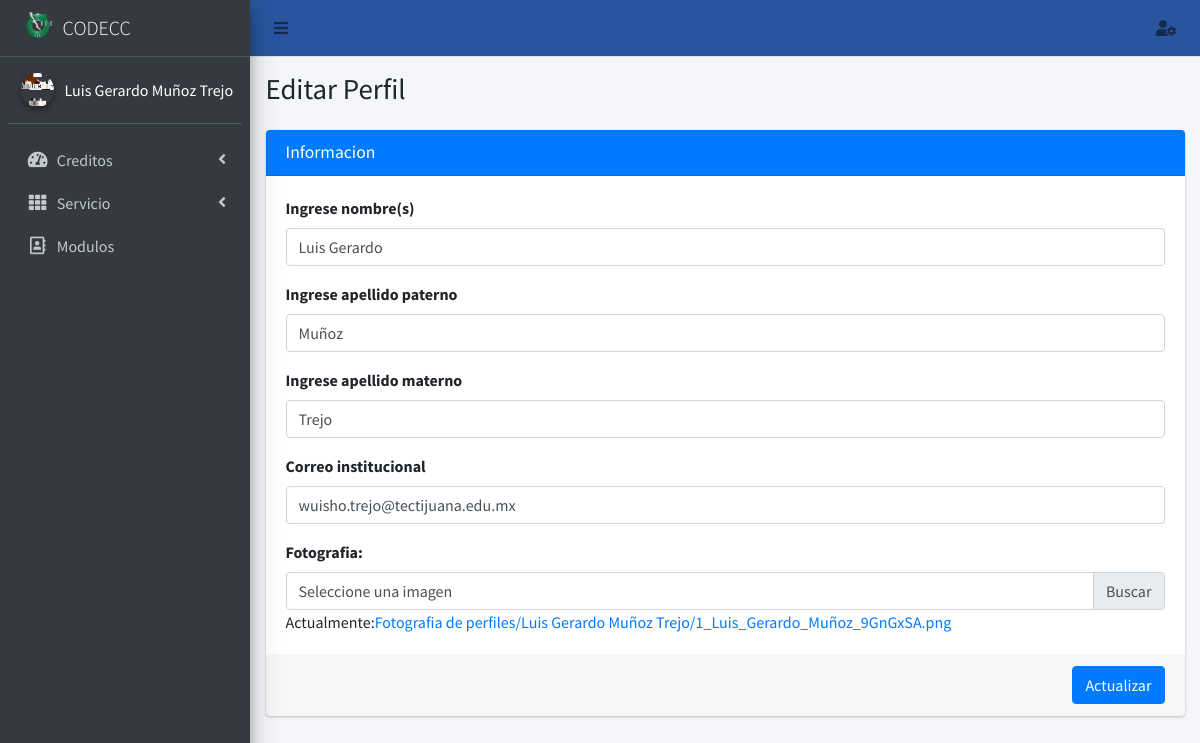
Screenshot of /editar_perfil/ (signed in) with the database file from the repository.
### core/models.py (models this page shows, shortened)
class Perfil(models.Model):
    user=models.OneToOneField(User,null=True,on_delete=models.SET_NULL)
    nombre=models.CharField(max_length=56, blank=False, null=False)
    apellido_paterno=models.CharField(max_length=56, blank=False, null=False)
    apellido_materno=models.CharField(max_length=56, blank=False, null=False)
    modulo=models.ManyToManyField(Modulo, blank=True)
    email_institucional=models.CharField(max_length=126, blank=False, null=False, validators=[RegexValidator(regex=r'(^[a-zA-Z0-9_.+-]+@tectijuana.edu.mx+$)|(^[a-zA-Z0-9_.+-]+@tectijuana.tecnm.mx+$)',message="El formato del correo debe ser @tectijuana.edu.mx")])
    foto=models.ImageField(upload_to=rename_folder_photo, max_length=126, blank=True, null=True)
    estado=models.BooleanField(default=False)
    created_at = models.DateTimeField("Creado ", auto_now_add=True)
    updated_at = models.DateTimeField("Actualizado ", auto_now=True)
    class Meta:
        verbose_name="Perfil"
        verbose_name_plural="Perfiles"

### core/views.py (the view, shortened to what this page needs)
# urls.py: path('editar_perfil/',views.editar_perfil,name='editar_perfil'),
@login_required(login_url='login_docente')
def editar_perfil(request):
    data=Perfil.objects.get(user=request.user.id)
    form=EditarPerfilForm(instance=data)
    url_image=""
    url_name=""
    if data.foto:
        url_image=data.foto.url
        url_name=data.foto
    contexto={
        'form':form,
        'titulo': "Editar Perfil",
        'usuario': Perfil.objects.get(user=request.user.id),
        'url_name': url_name,
        'url_image': url_image
    }
    return render(request,"docente/perfil.html",contexto)

### core/templatetags/templates.py (called while the page is built)
@register.filter(name='has_group')
def has_group(user, group_name):
       groups = user.groups.all().values_list('name', flat=True)
       return True if group_name in groups else False

@register.simple_tag
def loadsession(user):
       bandera=False
       data=Perfil.objects.get(user=user)
       if data.estado:
              bandera=True
       return bandera

### templates/docente/perfil.html (shortened to what this page needs)
{%extends "docente/inicio.html"%}
{%block content%}
<div class="col-lg-12">
  <div class="card card-primary">
    <div class="card-header">
      <h3 class="card-title">Informacion</h3>
    </div>
    <form method="POST" action="{%url 'editar_perfil'%}" enctype="multipart/form-data">
      <div class="card-body">
        {% for field in form %}
        {% if field.auto_id == 'id_foto' %}
        <label for="foto">Fotografia:</label>
        <div class="custom-file">
          <label class="custom-file-label" for="{{field.name}}">Seleccione una imagen</label>
          {%if url_name%}
          <span>Actualmente:<a href="{{url_image}}">{{url_name}}</a></span>
          {%endif%}
        </div>
        {%else%}
        <div class="form-group form-animate-text" >
          <label for="{{field.name}}">{{field.label}}</label>
          {{field}}
        </div>
        {%endif%}
        {% endfor %}
      </div>
      <div class="card-footer">
        <input type="submit" class="btn btn-primary float-right" value="Actualizar">
      </div>
    </form>
  </div>
  </div>
{%endblock content%}

### templates/docente/aside.html (shortened to what this page needs)
{%load templates%}
 <aside class="main-sidebar sidebar-dark-primary elevation-4">
    <a href="" class="brand-link">
      <img src="/static/img/logo_TECT.png" alt="Logo TecNM" class="brand-image" style="opacity: .8">
      <span class="brand-text font-weight-light">CODECC</span>
    </a>
    <div class="sidebar">
      <div class="user-panel mt-3 pb-3 mb-3 d-flex">
        <div class="image">
          {%if usuario.foto%}
          <img src="{{usuario.foto.url}}" class="img-circle elevation-2" alt="User Image">
          {%else%}
          <img src="/static/img/usernone.png" class="img-circle elevation-2" alt="User Image">
          {%endif%}
        </div>
        <div class="info">
          <span style="color: white;">{{usuario.nombre}} {{usuario.apellido_paterno}} {{usuario.apellido_materno}}</span>
        </div>
      </div>
      <nav class="mt-2">
        <ul class="nav nav-pills nav-sidebar flex-column" data-widget="treeview" role="menu" data-accordion="false">
          {% if request.user|has_group:"Docente" or request.user.is_superuser %}
          <li class="nav-item">
            <a href="#" class="nav-link">
              <i class="nav-icon fas fa-tachometer-alt"></i>
              <p>
                Creditos
                <i class="right fas fa-angle-left"></i>
              </p>
            </a>
          </li>
          {%endif%}
          {% if request.user|has_group:"Servicio" or request.user.is_superuser %}
          <li class="nav-item">
            <a href="#" class="nav-link">
              <i class="nav-icon fas fa-th"></i>
              <p>
                Servicio
                <i class="right fas fa-angle-left"></i>
              </p>
            </a>
          </li>
          {%endif%}
          {% if request.user.is_superuser %}
          <li class="nav-item">
            <a href="{%url 'modulo'%}" class="nav-link">
              <i class="nav-icon far fa-address-book"></i>
              <p>
                Modulos
              </p>
            </a>
          </li>
          {%endif%}
        </ul>
      </nav>
    </div>
  </aside>

### rows the page displays
Perfil: foto (picture), nombre "Luis Gerardo", apellido_paterno "Muñoz", apellido_materno "Trejo", form "Luis Gerardo" "Muñoz" "Trejo" "wuisho.trejo@tectijuana.edu.mx", form "Fotografia de perfiles/Luis Gerardo Muñoz Trejo/1_Luis_Gerardo_Muñoz_9GnGxSA.png"

### other values shown
{{ titulo }} "Editar Perfil"
{{ field.label }} "Ingrese nombre(s)" "Ingrese apellido paterno" "Ingrese apellido materno" "Correo institucional"
